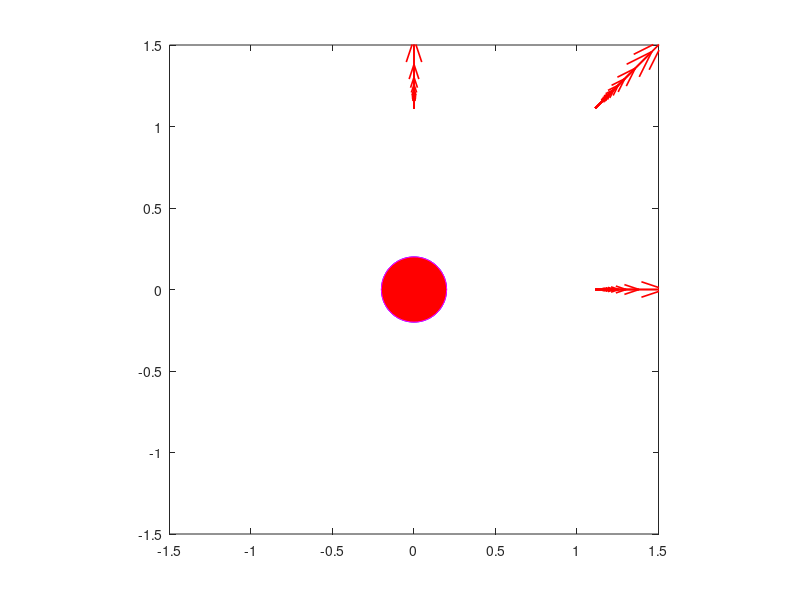

Reproduce this figure in MATLAB.
clear; close all; clc;
%Crear grid
N=10;
%Number of arrows
minX=0;maxX=10;
minY=0;maxY=10;
minZ=0;maxZ=10;
%Graph 
x=linspace(minX,maxX,N);
y=linspace(minY,maxY,N);
z=linspace(minZ,maxZ,N);
[xG,yG,zG]=meshgrid(x,y,z);
%position of negative particle
xCn=0; yCn=0; zCn=0; a=0.4;
%position of positive particle
xCp=0; yCp=0; zCp=0;
%Flux Density
Qn=0;
Qp=10e-9;
eps0 = 8.854e-12;
kC = 1/(4*pi*eps0);
Rx = xG - xCn;
Ry = yG - yCn;
Rz = zG - zCn;
R = sqrt(Rx.^2 + Ry.^2 + Rz.^2).^3;
Ex = kC .* Qn .* Rx ./ R;
Ey = kC .* Qn .* Ry ./ R;
Ez = kC .* Qn .* Rz ./R;
Rx = xG - xCp;
Ry = yG - yCp;
R = sqrt(Rx.^2 + Ry.^2).^3;
Ex = eps0*(Ex + kC .* Qp .* Rx ./ R);
Ey = eps0*(Ey + kC .* Qp .* Ry ./ R);
Ez = eps0*(Ez + kC .* Qp .* Rz ./ R);
E = sqrt(Ex.^2 + Ey.^2 + Ez.^2);
%components x, y
u = Ex./E;
v = Ey./E;
w = Ez./E;
plot3(x,y,z);
h=quiver(xG,yG,u,v,'autoscalefactor',0.6);
set(h,'color',[1 0 0],'linewidth',1.2);
axis([-1.5 1.5 -1.5 1.5]);
axis equal;
box on
h=rectangle('Position',[xCn-a/2,yCn-a/2,a,a],'curvature',[1 1]);
set(h,'Facecolor',[0 0 1],'Edgecolor',[0 0 1]);
text(0.43,0.05,'-','Color','white','FontSize',30);
h=rectangle('Position',[xCp-a/2,yCp-a/2,a,a],'curvature',[1 1]);
set(h,'Facecolor',[1 0 0],'Edgecolor',[1 0 1]);
text(-0.6,0,'+','Color','white','FontSize',30);
